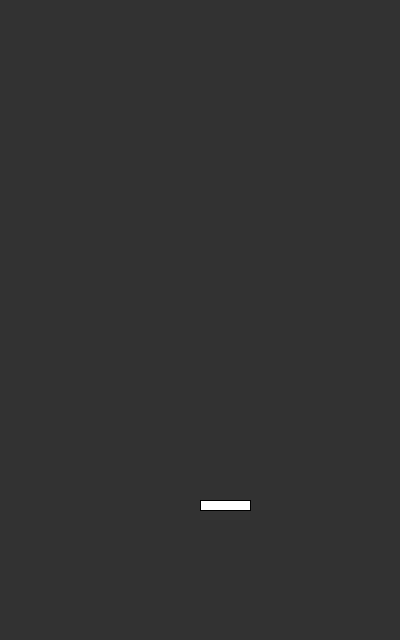
Frame 1 (no input)
Frame 60 (the mouse pressed at the canvas centre just before this capture): identical to frame 1, image omitted
Frame 120 (the mouse held since frame 60 and released just before this capture): identical to frame 1, image omitted

The Processing sketch that drew this single still picture (run headless with seeded random() and noise(); from frame 60 on, the mouse is pressed at the canvas centre):

// Processing sketch: CatcherTutorialLevel1A1
// ── CatcherTutorialLevel1A1.pde
void setup() {
  size(400,640);
}

void draw() {
  background(50);
  fill(255);
  rect(200, 500, 50, 10);
}
